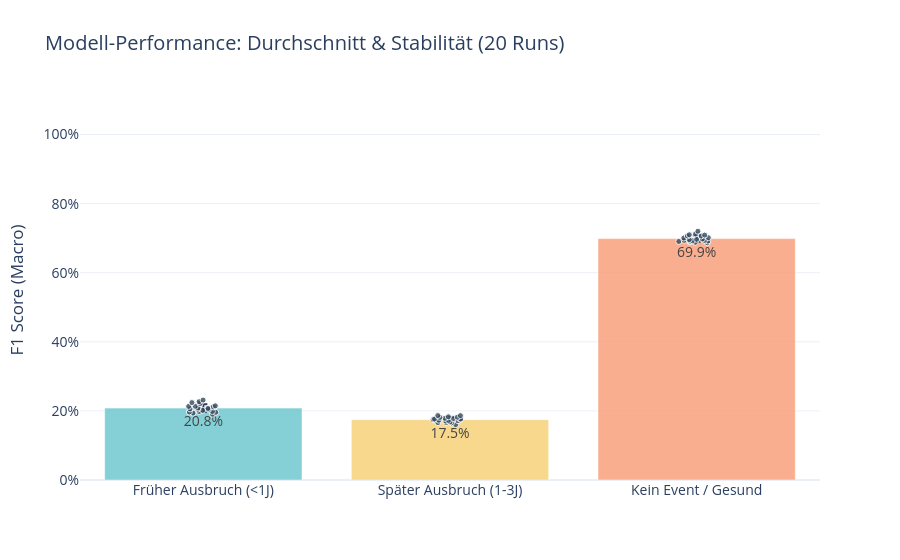

Notebook code cell kept with this figure:
### Markdown cell above
# 6.1 Robustness Vizualiszation

### Code cell
# 4. Visualisierung der Robustness (Master-Thesis Style)
# Ziel: Durchschnittliche Performance zeigen + Stabilität (Fehlerbalken) beweisen

# Melt transformiert die Daten für Plotly (Wide -> Long Format)
import plotly.express as px
import os

df_melt = df_results.melt(
    id_vars=['run_id'], 
    value_vars=['f1_class_0_early', 'f1_class_1_late', 'f1_class_2_healthy'],
    var_name='Target Class', 
    value_name='F1 Score'
)

# Aggegierte Statistiken für Bar-Chart
df_stats = df_melt.groupby('Target Class')['F1 Score'].agg(['mean', 'std']).reset_index()

# Sortierung manuell festlegen (Logische Zeitreihe)
category_order = ['Früher Ausbruch (<1J)', 'Später Ausbruch (1-3J)', 'Kein Event / Gesund']
# Wir müssen die Werte in df_stats umbenennen, damit sie matchen, oder category_order anpassen
# Aktuell heißen die Werte 'f1_class_0_early' usw.
# Mapping Dictionary
name_mapping = {
    'f1_class_0_early': 'Früher Ausbruch (<1J)',
    'f1_class_1_late': 'Später Ausbruch (1-3J)',
    'f1_class_2_healthy': 'Kein Event / Gesund'
}
df_stats['Target Class'] = df_stats['Target Class'].map(name_mapping)
df_melt['Target Class'] = df_melt['Target Class'].map(name_mapping)

# 1. Bar Chart mit Error Bars (Klassisch wissenschaftlich)
fig = px.bar(
    df_stats, 
    x="Target Class", 
    y="mean", 
    error_y="std", # Zeigt die Standardabweichung als Antenne (Robustheit)
    title=f"Modell-Performance: Durchschnitt & Stabilität ({N_LOOPS} Runs)",
    text_auto='.1%', # Beschriftung direkt am Balken
    labels={'mean': 'Durchschnittlicher F1-Score'},
    color="Target Class", 
    # Pastell Farben wirken professioneller und weniger überladen
    color_discrete_sequence=px.colors.qualitative.Pastel,
    template="plotly_white",
    category_orders={"Target Class": category_order} # Erzwingt die logische zeitliche Reihenfolge
)

# Balken leicht transparent machen (0.8), damit sie nicht zu massiv wirken
fig.update_traces(marker_opacity=0.8, showlegend=False)

# 2. Scatter-Punkte darüber legen (Kontrastfarbe für bessere Sichtbarkeit)
# Zeigt jeden einzelnen Run als Punkt -> Maximale Transparenz der Ergebnisse
scatter_trace = px.strip(
    df_melt, 
    x="Target Class", 
    y="F1 Score", 
    category_orders={"Target Class": category_order}
).data[0]

# Styling der Punkte: Dunkles Kontrast-Blau mit weißem Rand
# Das sorgt für Lesbarkeit sowohl auf hellen als auch dunklen Hintergründen
scatter_trace.marker.color = '#34495e' # "Wet Asphalt" (Dunkles Grau-Blau)
scatter_trace.marker.size = 6
scatter_trace.marker.opacity = 0.8
scatter_trace.marker.line = dict(width=1, color='white') # Weißer Rand lässt Punkte "poppen"
scatter_trace.showlegend = False

fig.add_trace(scatter_trace)

# Achsen formatieren (Prozent statt 0.x)
fig.update_layout(
    yaxis_tickformat='.0%', 
    yaxis_title="F1 Score (Macro)", 
    xaxis_title=None, # X-Achsen Titel ist redundant wegen den Labels
    font=dict(size=14) # Schrift etwas größer für Thesis
)
fig.update_yaxes(range=[0, 1.1]) # Platz für Error Bars lassen

save_path = os.path.join(RESULTS_DIR, "robustness_scientific_bar.png")
fig.write_image(save_path)
print(f"Plot gespeichert unter: {save_path}")
fig.show()

### Figure 1 — Plotly figure (JSON) as saved in the notebook; plotly's stock layout.template omitted (floating-point values rounded to 4 significant figures)
{"data": [{"error_y": {"array": [0.01144]}, "hovertemplate": "Target Class=%{x}<br>Durchschnittlicher F1-Score=%{y}<extra></extra>", "legendgroup": "Früher Ausbruch (<1J)", "marker": {"color": "rgb(102, 197, 204)", "opacity": 0.8, "pattern": {"shape": ""}}, "name": "Früher Ausbruch (<1J)", "orientation": "v", "showlegend": false, "textposition": "auto", "texttemplate": "%{y:.1%}", "type": "bar", "x": ["Früher Ausbruch (<1J)"], "xaxis": "x", "y": [0.2081], "yaxis": "y"}, {"error_y": {"array": [0.007209]}, "hovertemplate": "Target Class=%{x}<br>Durchschnittlicher F1-Score=%{y}<extra></extra>", "legendgroup": "Später Ausbruch (1-3J)", "marker": {"color": "rgb(246, 207, 113)", "opacity": 0.8, "pattern": {"shape": ""}}, "name": "Später Ausbruch (1-3J)", "orientation": "v", "showlegend": false, "textposition": "auto", "texttemplate": "%{y:.1%}", "type": "bar", "x": ["Später Ausbruch (1-3J)"], "xaxis": "x", "y": [0.1746], "yaxis": "y"}, {"error_y": {"array": [0.009137]}, "hovertemplate": "Target Class=%{x}<br>Durchschnittlicher F1-Score=%{y}<extra></extra>", "legendgroup": "Kein Event / Gesund", "marker": {"color": "rgb(248, 156, 116)", "opacity": 0.8, "pattern": {"shape": ""}}, "name": "Kein Event / Gesund", "orientation": "v", "showlegend": false, "textposition": "auto", "texttemplate": "%{y:.1%}", "type": "bar", "x": ["Kein Event / Gesund"], "xaxis": "x", "y": [0.6988], "yaxis": "y"}, {"alignmentgroup": "True", "boxpoints": "all", "fillcolor": "rgba(255,255,255,0)", "hoveron": "points", "hovertemplate": "Target Class=%{x}<br>F1 Score=%{y}<extra></extra>", "legendgroup": "", "line": {"color": "rgba(255,255,255,0)"}, "marker": {"color": "#34495e", "line": {"color": "white", "width": 1}, "opacity": 0.8, "size": 6}, "name": "", "offsetgroup": "", "orientation": "v", "pointpos": 0, "showlegend": false, "type": "box", "x": ["Früher Ausbruch (<1J)", "Früher Ausbruch (<1J)", "Früher Ausbruch (<1J)", "Früher Ausbruch (<1J)", "Früher Ausbruch (<1J)", "Früher Ausbruch (<1J)", "Früher Ausbruch (<1J)", "Früher Ausbruch (<1J)", "Früher Ausbruch (<1J)", "Früher Ausbruch (<1J)", "Früher Ausbruch (<1J)", "Früher Ausbruch (<1J)", "Früher Ausbruch (<1J)", "Früher Ausbruch (<1J)", "Früher Ausbruch (<1J)", "Früher Ausbruch (<1J)", "Früher Ausbruch (<1J)", "Früher Ausbruch (<1J)", "Früher Ausbruch (<1J)", "Früher Ausbruch (<1J)", "Später Ausbruch (1-3J)", "Später Ausbruch (1-3J)", "Später Ausbruch (1-3J)", "Später Ausbruch (1-3J)", "Später Ausbruch (1-3J)", "Später Ausbruch (1-3J)", "Später Ausbruch (1-3J)", "Später Ausbruch (1-3J)", "Später Ausbruch (1-3J)", "Später Ausbruch (1-3J)", "Später Ausbruch (1-3J)", "Später Ausbruch (1-3J)", "Später Ausbruch (1-3J)", "Später Ausbruch (1-3J)", "Später Ausbruch (1-3J)", "Später Ausbruch (1-3J)", "Später Ausbruch (1-3J)", "Später Ausbruch (1-3J)", "Später Ausbruch (1-3J)", "Später Ausbruch (1-3J)", "Kein Event / Gesund", "Kein Event / Gesund", "Kein Event / Gesund", "Kein Event / Gesund", "Kein Event / Gesund", "Kein Event / Gesund", "Kein Event / Gesund", "Kein Event / Gesund", "Kein Event / Gesund", "Kein Event / Gesund", "Kein Event / Gesund", "Kein Event / Gesund", "Kein Event / Gesund", "Kein Event / Gesund", "Kein Event / Gesund", "Kein Event / Gesund", "Kein Event / Gesund", "Kein Event / Gesund", "Kein Event / Gesund", "Kein Event / Gesund"], "x0": " ", "xaxis": "x", "y": [0.1984, 0.1969, 0.2072, 0.1959, 0.2146, 0.2087, 0.1935, 0.2049, 0.2131, 0.2241, 0.2212, 0.2058, 0.1983, 0.2018, 0.2041, 0.2314, 0.2267, 0.2118, 0.2133, 0.1905, 0.1725, 0.1661, 0.1818, 0.1865, 0.1829, 0.1761, 0.1662, 0.1747, 0.1785, 0.1765, 0.1863, 0.1765, 0.1778, 0.1716, 0.1651, 0.1731, 0.1709, 0.1603, 0.1813, 0.1682, 0.6969, 0.6978, 0.6937, 0.7064, 0.7005, 0.7121, 0.6896, 0.6868, 0.6918, 0.6919, 0.7201, 0.7099, 0.7089, 0.696, 0.6905, 0.6929, 0.7015, 0.6936, 0.7064, 0.6882], "y0": " ", "yaxis": "y"}], "layout": {"barmode": "relative", "font": {"size": 14}, "legend": {"title": {"text": "Target Class"}, "tracegroupgap": 0}, "title": {"text": "Modell-Performance: Durchschnitt & Stabilität (20 Runs)"}, "xaxis": {"anchor": "y", "categoryarray": ["Früher Ausbruch (<1J)", "Später Ausbruch (1-3J)", "Kein Event / Gesund"], "categoryorder": "array", "domain": [0, 1], "title": {}}, "yaxis": {"anchor": "x", "domain": [0, 1], "range": [0, 1.1], "tickformat": ".0%", "title": {"text": "F1 Score (Macro)"}}}}
